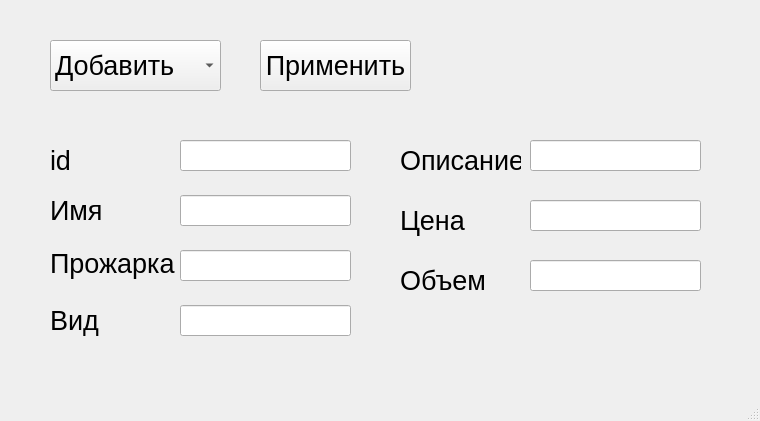
<?xml version="1.0" encoding="UTF-8"?>
<ui version="4.0">
 <class>MainWindow</class>
 <widget class="QMainWindow" name="MainWindow">
  <property name="geometry">
   <rect>
    <x>0</x>
    <y>0</y>
    <width>760</width>
    <height>421</height>
   </rect>
  </property>
  <property name="windowTitle">
   <string>MainWindow</string>
  </property>
  <widget class="QWidget" name="centralwidget">
   <widget class="QLabel" name="label">
    <property name="geometry">
     <rect>
      <x>50</x>
      <y>140</y>
      <width>41</width>
      <height>41</height>
     </rect>
    </property>
    <property name="font">
     <font>
      <pointsize>20</pointsize>
     </font>
    </property>
    <property name="text">
     <string>id</string>
    </property>
   </widget>
   <widget class="QLabel" name="label_7">
    <property name="geometry">
     <rect>
      <x>400</x>
      <y>260</y>
      <width>91</width>
      <height>41</height>
     </rect>
    </property>
    <property name="font">
     <font>
      <pointsize>20</pointsize>
     </font>
    </property>
    <property name="text">
     <string>Объем</string>
    </property>
   </widget>
   <widget class="QComboBox" name="comboBox">
    <property name="geometry">
     <rect>
      <x>50</x>
      <y>40</y>
      <width>171</width>
      <height>51</height>
     </rect>
    </property>
    <property name="font">
     <font>
      <pointsize>20</pointsize>
     </font>
    </property>
    <item>
     <property name="text">
      <string>Добавить</string>
     </property>
    </item>
    <item>
     <property name="text">
      <string>Изменить</string>
     </property>
    </item>
   </widget>
   <widget class="QLineEdit" name="name">
    <property name="geometry">
     <rect>
      <x>180</x>
      <y>195</y>
      <width>171</width>
      <height>31</height>
     </rect>
    </property>
    <property name="font">
     <font>
      <pointsize>20</pointsize>
     </font>
    </property>
   </widget>
   <widget class="QLabel" name="label_4">
    <property name="geometry">
     <rect>
      <x>50</x>
      <y>300</y>
      <width>61</width>
      <height>41</height>
     </rect>
    </property>
    <property name="font">
     <font>
      <pointsize>20</pointsize>
     </font>
    </property>
    <property name="text">
     <string>Вид</string>
    </property>
   </widget>
   <widget class="QLineEdit" name="price">
    <property name="geometry">
     <rect>
      <x>530</x>
      <y>200</y>
      <width>171</width>
      <height>31</height>
     </rect>
    </property>
    <property name="font">
     <font>
      <pointsize>20</pointsize>
     </font>
    </property>
   </widget>
   <widget class="QPushButton" name="apply_btn">
    <property name="geometry">
     <rect>
      <x>260</x>
      <y>40</y>
      <width>151</width>
      <height>51</height>
     </rect>
    </property>
    <property name="font">
     <font>
      <pointsize>20</pointsize>
     </font>
    </property>
    <property name="text">
     <string>Применить</string>
    </property>
   </widget>
   <widget class="QLineEdit" name="weigh">
    <property name="geometry">
     <rect>
      <x>530</x>
      <y>260</y>
      <width>171</width>
      <height>31</height>
     </rect>
    </property>
    <property name="font">
     <font>
      <pointsize>20</pointsize>
     </font>
    </property>
   </widget>
   <widget class="QLabel" name="label_5">
    <property name="geometry">
     <rect>
      <x>400</x>
      <y>140</y>
      <width>121</width>
      <height>41</height>
     </rect>
    </property>
    <property name="font">
     <font>
      <pointsize>20</pointsize>
     </font>
    </property>
    <property name="text">
     <string>Описание</string>
    </property>
   </widget>
   <widget class="QLabel" name="label_6">
    <property name="geometry">
     <rect>
      <x>400</x>
      <y>200</y>
      <width>71</width>
      <height>41</height>
     </rect>
    </property>
    <property name="font">
     <font>
      <pointsize>20</pointsize>
     </font>
    </property>
    <property name="text">
     <string>Цена</string>
    </property>
   </widget>
   <widget class="QLineEdit" name="roasting">
    <property name="geometry">
     <rect>
      <x>180</x>
      <y>250</y>
      <width>171</width>
      <height>31</height>
     </rect>
    </property>
    <property name="font">
     <font>
      <pointsize>20</pointsize>
     </font>
    </property>
   </widget>
   <widget class="QLineEdit" name="id">
    <property name="geometry">
     <rect>
      <x>180</x>
      <y>140</y>
      <width>171</width>
      <height>31</height>
     </rect>
    </property>
    <property name="font">
     <font>
      <pointsize>20</pointsize>
     </font>
    </property>
   </widget>
   <widget class="QLabel" name="label_2">
    <property name="geometry">
     <rect>
      <x>50</x>
      <y>190</y>
      <width>61</width>
      <height>41</height>
     </rect>
    </property>
    <property name="font">
     <font>
      <pointsize>20</pointsize>
     </font>
    </property>
    <property name="text">
     <string>Имя</string>
    </property>
   </widget>
   <widget class="QLabel" name="label_3">
    <property name="geometry">
     <rect>
      <x>50</x>
      <y>243</y>
      <width>131</width>
      <height>41</height>
     </rect>
    </property>
    <property name="font">
     <font>
      <pointsize>20</pointsize>
     </font>
    </property>
    <property name="text">
     <string>Прожарка</string>
    </property>
   </widget>
   <widget class="QLineEdit" name="description">
    <property name="geometry">
     <rect>
      <x>530</x>
      <y>140</y>
      <width>171</width>
      <height>31</height>
     </rect>
    </property>
    <property name="font">
     <font>
      <pointsize>20</pointsize>
     </font>
    </property>
   </widget>
   <widget class="QLineEdit" name="type">
    <property name="geometry">
     <rect>
      <x>180</x>
      <y>305</y>
      <width>171</width>
      <height>31</height>
     </rect>
    </property>
    <property name="font">
     <font>
      <pointsize>20</pointsize>
     </font>
    </property>
   </widget>
  </widget>
  <widget class="QMenuBar" name="menubar">
   <property name="geometry">
    <rect>
     <x>0</x>
     <y>0</y>
     <width>760</width>
     <height>21</height>
    </rect>
   </property>
  </widget>
  <widget class="QStatusBar" name="statusbar"/>
 </widget>
 <resources/>
 <connections/>
</ui>
